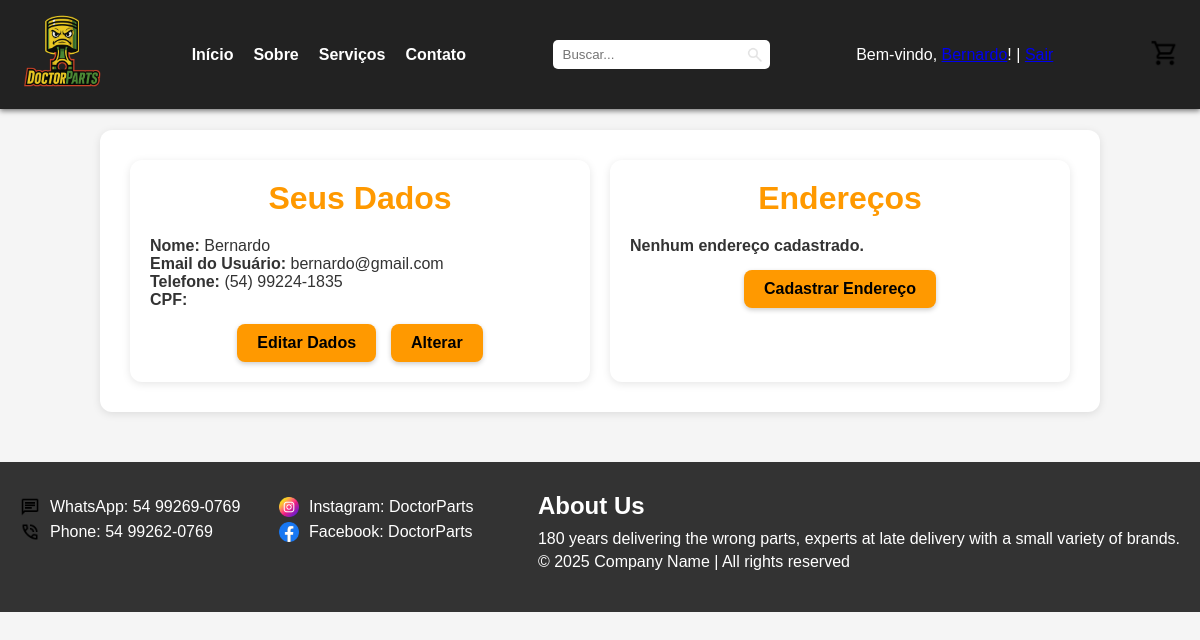
The page /src/php/views/dadosUsuario.php (signed in) on the database its author committed.
### tables this page shows
CREATE TABLE `usuarios` (
  `id_usuario` int(11) NOT NULL,
  `nome` varchar(255) DEFAULT NULL,
  `email` varchar(255) DEFAULT NULL,
  `contato` varchar(20) DEFAULT NULL,
  `senha` varchar(255) DEFAULT NULL,
  `data_criacao` datetime DEFAULT current_timestamp(),
  `cpf` varchar(21) DEFAULT NULL
);

### src/php/classes/usuario.class.php (called while the page is built, shortened)
<?php
    class Usuario {
        public function selectUsuarioId($id_usuario){
            $database = new Conexao();
            $db = $database->getConnection();
            $sql = "SELECT * FROM usuarios WHERE id_usuario=:id_usuario";
            try{
                $stmt = $db->prepare($sql);
                $stmt->bindParam(':id_usuario',$id_usuario);
                $stmt->execute();
                $result = $stmt->fetch(PDO::FETCH_ASSOC);
                return $result;
            }catch(PDOException $e){
                echo 'Erro ao listar usuário: ' . $e->getMessage();
                $result = [];
                return $result;
            }
        }
    }

### src/php/views/dadosUsuario.php (the view, shortened to what this page needs)
<?php
include '../classes/usuario.class.php';
$usuarioLogadoId = $_SESSION['usuario_id'];
$a = new Usuario();
$usuario = $a->selectUsuarioId($usuarioLogadoId);
$e = new Endereco();
$enderecos = $e->buscarEnderecosPorUsuario($usuarioLogadoId);
?>
<!DOCTYPE html>
<html lang="en">
<head>
    <link rel="stylesheet" href="../../css/styleDadosUsuario.css">
</head>
<body>
    <header>
        <nav class="menu">
            <div class="logo">
                <a href="index.php"><img src="../../assets/images/logo.png" alt="Company logo" id="logo" /></a>
            </div>
            <ul class="nav-links">
                <li><a href="#">Início</a></li>
                <li><a href="#">Sobre</a></li>
                <li><a href="#">Serviços</a></li>
                <li><a href="#">Contato</a></li>
            </ul>
            <div id="divBusca">
                <input type="text" id="txtBusca" placeholder="Buscar..." />
                <img src="../../assets/images/lupa.jpg" width="20px" height="20px" id="btnBusca" alt="Search" />
            </div>
            <div class="user-access">
                <?php if ($usuario): ?>
                    <span>Bem-vindo, <a href="dadosUsuario.php"><?= htmlspecialchars($usuario['nome']) ?></a>!</span> |
                    <a href="logout.php">Sair</a>
                <?php else: ?>
                    <a href="javascript:void(0)" onclick="abrirPopupLogin()">Entre</a> ou
                    <a href="javascript:void(0)" onclick="abrirPopupCadastro()">Cadastre-se</a>
                <?php endif; ?>
            </div>
            <div id="divCarrinho">
                <img src="../../assets/images/carrinho.jpg" width="30px" height="30px" alt="Cart" />
            </div>
        </nav>
    </header>
    <div class="container">
        <div class="blocos">
            <div class="dados-usuario bloco">
                <h1>Seus Dados</h1>
                <div class="usuario">
                    <p><strong>Nome:</strong> <?= htmlspecialchars($usuario['nome']) ?></p>
                    <p><strong>Email do Usuário:</strong> <?= htmlspecialchars($usuario['email']) ?></p>
                    <p><strong>Telefone:</strong> <?= htmlspecialchars($usuario['contato']) ?></p>
                    <p><strong>CPF:</strong> <?= htmlspecialchars($usuario['cpf']) ?></p>
                </div>
                <div class="actions">
                    <a href="editarDados.php" class="btn">Editar Dados</a>
                    <a href="alterarSenha.php" class="btn">Alterar</a>
                </div>
            </div>
            <div class="dados-endereco bloco">
                <h1>Endereços</h1>
                <?php if (!empty($enderecos)): ?>
                    <?php foreach ($enderecos as $endereco): ?>
            <div class="endereco">
                <div class="card-endereco <?= $endereco['padrao'] ? 'padrao' : '' ?>">
                    <p><strong><?= htmlspecialchars($usuario['nome']) ?></strong> <?= $endereco['padrao'] ? '(Padrão)' : '' ?></p>
                    <p><strong><?= htmlspecialchars($usuario['nome']) ?></strong></p>
                    <p><?= htmlspecialchars($endereco['rua']) ?></p>
                    <p>Número: <?= htmlspecialchars($endereco['numero']) ?><?= $endereco['complemento'] ? ', ' . htmlspecialchars($endereco['complemento']) : '' ?></p>
                    <p>CEP <?= htmlspecialchars($endereco['cep']) ?> – <?= htmlspecialchars($endereco['cidade']) ?>, <?= htmlspecialchars($endereco['estado']) ?></p>
                    <div class="acoes-endereco">
                        <a href="javascript:void(0)" onclick="excluirEndereco(<?= $endereco['id_endereco'] ?>)" class="excluirEndereco.php">EXCLUIR</a>
                        <a href="editarEndereco.php?id_endereco=<?= $endereco['id_endereco'] ?>" class="link-acao editar">EDITAR</a>
                        <?php if (!$endereco['padrao']): ?>
                            <a href="tornarPadrao.php?id=<?= $endereco['id_endereco'] ?>" class="link-acao padrao">DEIXAR PADRÃO</a>
                        <?php else: ?>
                            <span class="link-acao padrao">PADRÃO</span>
                        <?php endif; ?>
                    </div>
                </div>
            </div>
        <?php endforeach; ?>
                    <div class="actions">
                            <a href="javascript:void(0)" onclick="abrirPopupCadastroEndereco()" class="btn">Cadastrar Endereço</a>
                    </div>
                <?php else: ?>
                    <div class="no-address">
                        <p><strong>Nenhum endereço cadastrado.</strong></p>
                    </div>
                    <div class="actions">
                        <a  href="javascript:void(0)" onclick="abrirPopupCadastroEndereco()" class="btn">Cadastrar Endereço</a>
                    </div>
                <?php endif; ?>
            </div>
        </div>
    </div>
    <footer>
        <div class="footer">
            <div class="contato">
                <p><img src="../../assets/images/whatsapp.png" alt="" id="imagem-contato" />WhatsApp: 54 99269-0769</p>
                <p><img src="../../assets/images/telefone.png" alt="" id="imagem-contato" />Phone: 54 99262-0769</p>
            </div>
            <div class="contato">
                <p><img src="../../assets/images/intagram.png" alt="" id="imagem-contato" />Instagram: DoctorParts</p>
                <p><img src="../../assets/images/facebook.png" alt="" id="imagem-contato" />Facebook: DoctorParts</p>
            </div>
            <div class="footer-descricao">
                <h2>About Us</h2>
                <p>180 years delivering the wrong parts, experts at late delivery with a small variety of brands.</p>
                <p>&copy; 2025 Company Name | All rights reserved</p>
            </div>
        </div>
    </footer>
</body>
</html>

### src/css/styleDadosUsuario.css (style rules this page uses)
* { margin: 0; padding: 0; box-sizing: border-box; }
body { font-family: Arial, sans-serif; background-color: #f5f5f5; padding-top: 100px; color: #333; min-height: 100vh; }
header { position: fixed; top: 0; left: 0; width: 100%; background-color: #222; color: white; z-index: 1000; box-shadow: 0 2px 5px rgba(0,0,0,0.5); }
.menu { display: flex; align-items: center; justify-content: space-between; padding: 10px 20px; flex-wrap: wrap; }
.menu .logo img { height: 85px; }
.nav-links { list-style: none; display: flex; gap: 20px; }
.nav-links a { color: white; text-decoration: none; font-weight: bold; }
#divBusca { display: flex; align-items: center; background-color: white; border-radius: 5px; padding: 2px 5px; }
#divBusca input { border: none; padding: 5px; outline: none; align-items: center; }
.user-access { color: white; }
#divCarrinho img { margin-left: 10px; }
.container { max-width: 1000px; margin: 30px auto; background-color: #fff; padding: 30px; border-radius: 12px; box-shadow: 0px 2px 8px rgba(0,0,0,0.1); }
.container h1 { text-align: center; margin-bottom: 30px; color: #FF9900; }
.actions { display: flex; gap: 15px; justify-content: center; }
.actions .btn { background-color: #FF9900; color: #000; padding: 10px 20px; text-decoration: none; border-radius: 8px; font-weight: bold; transition: background-color 0.3s ease; box-shadow: 0 2px 5px rgba(0,0,0,0.2); margin-top: 15px; }
.blocos { display: flex; gap: 20px; flex-wrap: wrap; }
.bloco { flex: 1; min-width: 300px; background-color: #fff; padding: 20px; border-radius: 12px; box-shadow: 0px 2px 8px rgba(0, 0, 0, 0.1); }
.bloco h1 { color: #FF9900; margin-bottom: 20px; text-align: center; }
footer { background-color: #333; color: white; padding: 30px 20px; margin-top: 50px; bottom: 0; left: 0; width: 100%; height: 150px; }
.footer { display: flex; justify-content: space-between; flex-wrap: wrap; }
.contato { flex: 1; }
.contato p, .footer-descricao p { margin: 5px 0; display: flex; align-items: center; }
#imagem-contato { width: 20px; height: 20px; margin-right: 10px; }
.footer-descricao h2 { margin-bottom: 10px; }

### rows shown on the page
usuarios: nome "Bernardo", email "bernardo@gmail.com", contato "(54) 99224-1835"
